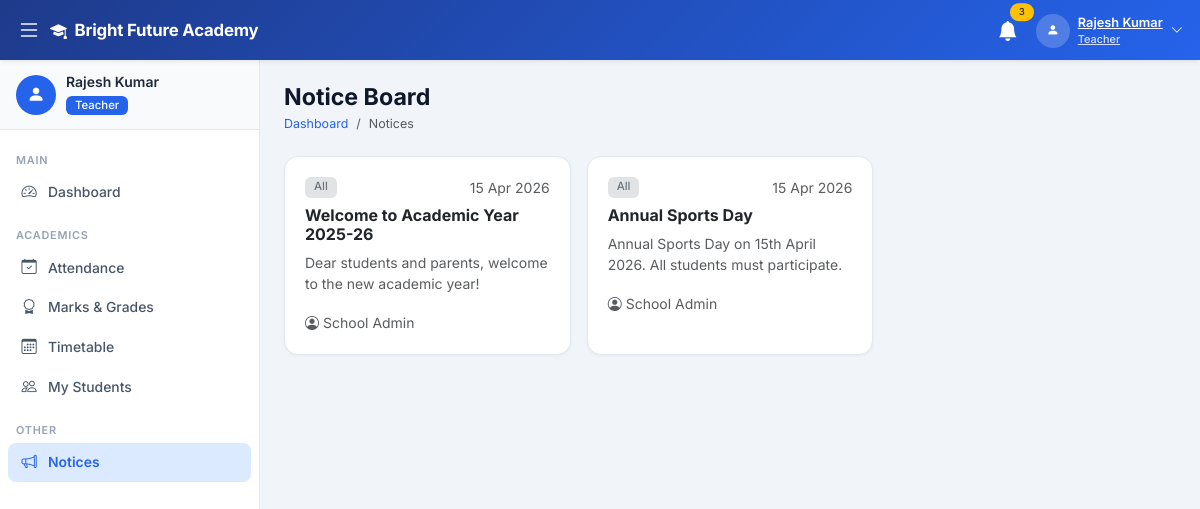
/teacher/notices.php (signed in), run on the app's committed database.
### tables this page shows
CREATE TABLE IF NOT EXISTS settings (
    id INT AUTO_INCREMENT PRIMARY KEY,
    setting_key VARCHAR(100) UNIQUE NOT NULL,
    setting_value TEXT,
    setting_group VARCHAR(50) DEFAULT 'general',
    updated_at TIMESTAMP DEFAULT CURRENT_TIMESTAMP ON UPDATE CURRENT_TIMESTAMP
);

CREATE TABLE IF NOT EXISTS notices (
    id INT AUTO_INCREMENT PRIMARY KEY,
    title VARCHAR(200) NOT NULL,
    content TEXT NOT NULL,
    target_role ENUM('all','developer','admin','teacher','student') DEFAULT 'all',
    published_by INT NOT NULL,
    is_published TINYINT(1) DEFAULT 1,
    created_at TIMESTAMP DEFAULT CURRENT_TIMESTAMP,
    FOREIGN KEY (published_by) REFERENCES users(id) ON DELETE CASCADE
);

CREATE TABLE IF NOT EXISTS users (
    id INT AUTO_INCREMENT PRIMARY KEY,
    name VARCHAR(100) NOT NULL,
    email VARCHAR(100) UNIQUE NOT NULL,
    password VARCHAR(255) NOT NULL,
    role ENUM('developer','admin','teacher','student') NOT NULL,
    phone VARCHAR(20),
    address TEXT,
    profile_pic VARCHAR(255) DEFAULT 'default.png',
    status ENUM('active','inactive') DEFAULT 'active',
    created_at TIMESTAMP DEFAULT CURRENT_TIMESTAMP
);

### config/db.php (called while the page is built, shortened)
<?php
function getDB() {
    static $conn = null;
    if ($conn === null) {
        $conn = new mysqli(DB_HOST, DB_USER, DB_PASS, DB_NAME);
        $conn->set_charset('utf8mb4');
    }
    return $conn;
}
function getSetting($key, $default = '') {
    $db  = getDB();
    $key = $db->real_escape_string($key);
    $res = $db->query("SELECT setting_value FROM settings WHERE setting_key='$key' LIMIT 1");
    if ($res && $res->num_rows > 0) {
        return $res->fetch_assoc()['setting_value'];
    }
    return $default;
}
function formatDate($d) {
    return $d ? date('d M Y', strtotime($d)) : '-';
}

### teacher/notices.php (the view, shortened to what this page needs)
<?php
require_once '../config/db.php';
$db = getDB();
$notices = $db->query("SELECT n.*,u.name as author FROM notices n JOIN users u ON n.published_by=u.id WHERE n.target_role IN ('all','teacher') AND n.is_published=1 ORDER BY n.created_at DESC");
?>
<?php include '../includes/header.php'; ?>
<?php include '../includes/sidebar.php'; ?>
<div class="main-content" id="mainContent"><div class="sidebar-overlay" id="sidebarOverlay"></div>
<div class="page-header"><h2>Notice Board</h2><nav><ol class="breadcrumb mb-0"><li class="breadcrumb-item"><a href="dashboard.php">Dashboard</a></li><li class="breadcrumb-item active">Notices</li></ol></nav></div>
<div class="row g-3">
<?php while ($n=$notices->fetch_assoc()): ?>
<div class="col-md-6 col-xl-4"><div class="card h-100"><div class="card-body">
    <div class="d-flex justify-content-between mb-2"><span class="badge bg-secondary-subtle text-secondary"><?= ucfirst($n['target_role']) ?></span><small class="text-muted"><?= formatDate($n['created_at']) ?></small></div>
    <h6 class="fw-700"><?= htmlspecialchars($n['title']) ?></h6>
    <p class="text-muted small"><?= nl2br(htmlspecialchars($n['content'])) ?></p>
    <small class="text-muted"><i class="bi bi-person-circle me-1"></i><?= htmlspecialchars($n['author']) ?></small>
</div></div></div>
<?php endwhile; ?>
</div>
</div>
<?php include '../includes/footer.php'; ?>

### includes/header.php (shortened to what this page needs)
<!DOCTYPE html>
<html lang="en">
<head>
    <link href="https://cdn.jsdelivr.net/npm/bootstrap@5.3.2/dist/css/bootstrap.min.css" rel="stylesheet">
    <link href="https://cdn.jsdelivr.net/npm/bootstrap-icons@1.11.3/font/bootstrap-icons.css" rel="stylesheet">
    <link href="<?= APP_URL ?>/assets/css/style.css" rel="stylesheet">
</head>
<body>
<?php
$role        = $_SESSION['role'] ?? '';
$navGradient = [
    'developer' => 'background:linear-gradient(135deg,#4c1d95,#7c3aed)',
    'admin'     => 'background:linear-gradient(135deg,#991b1b,#dc2626)',
    'teacher'   => 'background:linear-gradient(135deg,#1e3a8a,#2563eb)',
    'student'   => 'background:linear-gradient(135deg,#14532d,#16a34a)',
];
$navStyle = $navGradient[$role] ?? $navGradient['admin'];
?>
<nav class="navbar navbar-dark fixed-top shadow-sm" id="topNav" style="<?= $navStyle ?>;height:var(--nav-h)">
    <div class="container-fluid">
        <button class="btn btn-link text-white me-1 p-1" id="sidebarToggle">
            <i class="bi bi-list fs-4"></i>
        </button>
        <a class="navbar-brand fw-700 d-flex align-items-center gap-2" href="<?= APP_URL ?>">
            <i class="bi bi-mortarboard-fill"></i>
            <span><?= htmlspecialchars(getSetting('school_name', APP_NAME)) ?></span>
        </a>
        <div class="ms-auto d-flex align-items-center gap-2">
            <div class="dropdown">
                <button class="btn btn-link text-white position-relative p-1" data-bs-toggle="dropdown">
                    <i class="bi bi-bell-fill fs-5"></i>
                    <span class="position-absolute top-0 start-100 translate-middle badge rounded-pill bg-warning text-dark" style="font-size:.6rem">3</span>
                </button>
            </div>
            <div class="dropdown">
                <button class="btn btn-link text-white d-flex align-items-center gap-2 p-1" data-bs-toggle="dropdown">
                    <div class="avatar-circle">
                        <i class="bi bi-person-fill small"></i>
                    </div>
                    <div class="d-none d-md-block text-start">
                        <div class="fw-600" style="font-size:.8rem;line-height:1.2"><?= htmlspecialchars(mb_strimwidth($_SESSION['name'] ?? 'User', 0, 18, '...')) ?></div>
                        <div style="font-size:.68rem;opacity:.8"><?= ucfirst($role) ?></div>
                    </div>
                    <i class="bi bi-chevron-down small d-none d-md-inline"></i>
                </button>
            </div>
        </div>
    </div>
</nav>
<div class="wrapper d-flex">

### assets/css/style.css (style rules this page uses)
:root { --sidebar-w: 260px; --sidebar-sm: 68px; --nav-h: 60px; --primary: #2563eb; --primary-dark: #1d4ed8; --success: #16a34a; --warning: #d97706; --danger: #dc2626; --info: #0891b2; --body-bg: #f1f5f9; --card-bg: #ffffff; --border: #e2e8f0; --text-muted: #64748b; --dev-color: #7c3aed; }
*, *::before, *::after { box-sizing: border-box; }
body { font-family: 'Inter', -apple-system, BlinkMacSystemFont, 'Segoe UI', sans-serif; background: var(--body-bg); color: #1e293b; overflow-x: hidden; }
#topNav { height: var(--nav-h); z-index: 1050; }
.navbar-brand { font-size: 1.05rem; letter-spacing: -.2px; }
.avatar-circle { width: 34px; height: 34px; border-radius: 50%; background: rgba(255,255,255,.2); display: flex; align-items: center; justify-content: center; }
.wrapper { margin-top: var(--nav-h); }
.main-content { margin-left: var(--sidebar-w); min-height: calc(100vh - var(--nav-h)); padding: 24px; transition: margin-left .25s ease; }
.page-header { margin-bottom: 22px; }
.page-header h2 { font-size: 1.45rem; font-weight: 700; color: #0f172a; margin: 0; }
.page-header .breadcrumb { font-size: .78rem; margin: 3px 0 0; }
.page-header .breadcrumb-item a { color: var(--primary); text-decoration: none; }
.card { border: 1px solid var(--border); border-radius: 14px; background: #fff; box-shadow: 0 1px 3px rgba(0,0,0,.05); }
.card-body { padding: 20px; }
.badge { font-weight: 500; padding: 4px 9px; border-radius: 6px; font-size: .71rem; }
.btn { border-radius: 8px; font-weight: 500; font-size: .875rem; }
.fw-600 { font-weight: 600; }
.fw-700 { font-weight: 700; }

### data on the page
settings: setting_value "Bright Future Academy"
notices: target_role "All", created_at "15 Apr 2026", title "Welcome to Academic Year 2025-26", content "Dear students and parents, welcome to the new academic year!", published_by.name "School Admin"
notices: target_role "All", created_at "15 Apr 2026", title "Annual Sports Day", content "Annual Sports Day on 15th April 2026. All students must participate.", published_by.name "School Admin"

### other printed values
mb_strimwidth($_SESSION['name'] ?? 'User', 0, 18, '...') "Rajesh Kumar"
$role "Teacher"
mb_strimwidth($_SESSION['name'] ?? '', 0, 22, '...') "Rajesh Kumar"
$label "Dashboard Attendance Marks & Grades Timetable My Students Notices"
